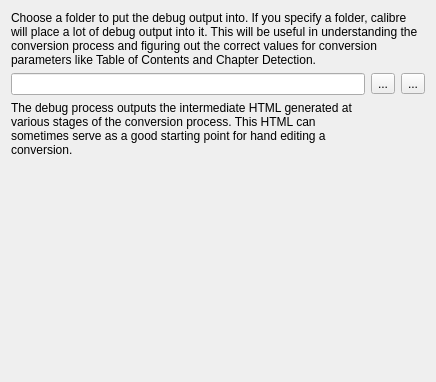
<?xml version="1.0" encoding="UTF-8"?>
<ui version="4.0">
 <class>Form</class>
 <widget class="QWidget" name="Form">
  <property name="geometry">
   <rect>
    <x>0</x>
    <y>0</y>
    <width>436</width>
    <height>382</height>
   </rect>
  </property>
  <property name="windowTitle">
   <string>Form</string>
  </property>
  <layout class="QGridLayout" name="gridLayout">
   <item row="0" column="0" colspan="3">
    <widget class="QLabel" name="label">
     <property name="text">
      <string>Choose a folder to put the debug output into. If you specify a folder, calibre will place a lot of debug output into it. This will be useful in understanding the conversion process and figuring out the correct values for conversion parameters like Table of Contents and Chapter Detection.</string>
     </property>
     <property name="wordWrap">
      <bool>true</bool>
     </property>
    </widget>
   </item>
   <item row="1" column="0">
    <widget class="QLineEdit" name="opt_debug_pipeline">
     <property name="readOnly">
      <bool>true</bool>
     </property>
    </widget>
   </item>
   <item row="1" column="2">
    <widget class="QToolButton" name="button_debug_dir">
     <property name="toolTip">
      <string>Choose debug folder</string>
     </property>
     <property name="text">
      <string>...</string>
     </property>
     <property name="icon">
      <iconset resource="../../../work/calibre/resources/images.qrc">
       <normaloff>:/images/document_open.png</normaloff>:/images/document_open.png</iconset>
     </property>
    </widget>
   </item>
   <item row="3" column="0">
    <spacer name="verticalSpacer">
     <property name="orientation">
      <enum>Qt::Vertical</enum>
     </property>
     <property name="sizeHint" stdset="0">
      <size>
       <width>20</width>
       <height>40</height>
      </size>
     </property>
    </spacer>
   </item>
   <item row="1" column="1">
    <widget class="QToolButton" name="button_clear">
     <property name="text">
      <string>...</string>
     </property>
     <property name="icon">
      <iconset resource="../../../work/calibre/resources/images.qrc">
       <normaloff>:/images/clear_left.png</normaloff>:/images/clear_left.png</iconset>
     </property>
    </widget>
   </item>
   <item row="2" column="0">
    <widget class="QLabel" name="label_2">
     <property name="text">
      <string>The debug process outputs the intermediate HTML generated at various stages of the conversion process. This HTML can sometimes serve as a good starting point for hand editing a conversion.</string>
     </property>
     <property name="wordWrap">
      <bool>true</bool>
     </property>
    </widget>
   </item>
  </layout>
 </widget>
 <resources>
  <include location="../../../work/calibre/resources/images.qrc"/>
 </resources>
 <connections/>
</ui>
